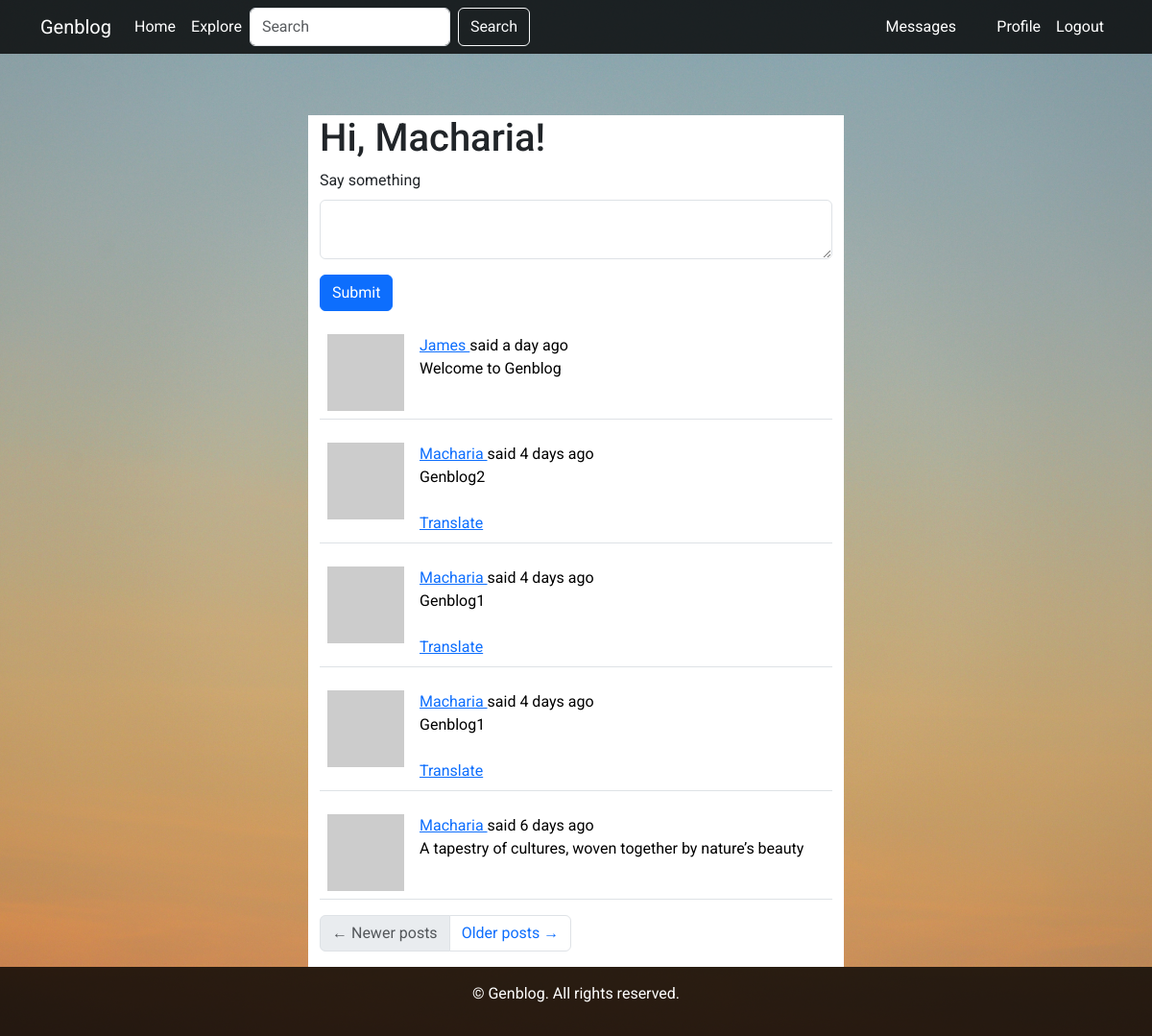
The page /index (signed in) on the database its author committed.
### app/models.py (models this page shows, shortened)
class User(UserMixin, db.Model):
    id: so.Mapped[int] = so.mapped_column(primary_key=True)
    username: so.Mapped[str] = so.mapped_column(
            sa.String(64), index=True, unique=True)
    email: so.Mapped[str] = so.mapped_column(
            sa.String(120), index=True, unique=True)
    password_hash: so.Mapped[Optional[str]] = so.mapped_column(sa.String(256))
    about_me: so.Mapped[Optional[str]] = so.mapped_column(sa.String(140))
    last_seen: so.Mapped[Optional[datetime]] = so.mapped_column(
            default=lambda: datetime.now(timezone.utc))
    last_message_read_time: so.Mapped[Optional[datetime]]
    posts: so.WriteOnlyMapped['Post'] = so.relationship(
            back_populates='author')
    following: so.WriteOnlyMapped['User'] = so.relationship(
        secondary=followers, primaryjoin=(followers.c.follower_id == id),
        secondaryjoin=(followers.c.followed_id == id),
        back_populates='followers')
    followers: so.WriteOnlyMapped['User'] = so.relationship(
        secondary=followers, primaryjoin=(followers.c.followed_id == id),
        secondaryjoin=(followers.c.follower_id == id),
        back_populates='following')
    messages_sent: so.WriteOnlyMapped['Message'] = so.relationship(
        foreign_keys='Message.sender_id', back_populates='author')
    messages_received: so.WriteOnlyMapped['Message'] = so.relationship(
        foreign_keys='Message.recipient_id', back_populates='recipient')
    notifications: so.WriteOnlyMapped[
            'Notification'] = so.relationship(back_populates='user')
    tasks: so.WriteOnlyMapped['Task'] = so.relationship(back_populates='user')
    def avatar(self, size):
        digest = md5(self.email.lower().encode('utf-8')).hexdigest()
        return f'https://www.gravatar.com/avatar/{digest}?d=identicon&s={size}'
    def following_posts(self):
        Author = so.aliased(User)
        Follower = so.aliased(User)
        return (
            sa.select(Post)
            .join(Post.author.of_type(Author))
            .join(Author.followers.of_type(Follower), isouter=True)
            .where(sa.or_(Follower.id == self.id, Author.id == self.id))
            .group_by(Post)
            .order_by(Post.timestamp.desc())
        )
    def unread_message_count(self):
        last_read_time = self.last_message_read_time or datetime(1900, 1, 1)
        query = sa.select(Message).where(Message.recipient == self,
                                         Message.timestamp > last_read_time)
        return db.session.scalar(sa.select(
            sa.func.count()).select_from(query.subquery()))
    def get_tasks_in_progress(self):
        query = self.tasks.select().where(not Task.complete)
        return db.session.scalars(query)

class SearchableMixin:
    @classmethod
    def before_commit(cls, session):
        session._changes = {
            'add': list(session.new),
            'update': list(session.dirty),
            'delete': list(session.deleted)
        }
    @classmethod
    def after_commit(cls, session):
        for obj in session._changes['add']:
            if isinstance(obj, SearchableMixin):
                add_to_index(obj.__tablename__, obj)
        for obj in session._changes['update']:
            if isinstance(obj, SearchableMixin):
                add_to_index(obj.__tablename__, obj)
        for obj in session._changes['delete']:
            if isinstance(obj, SearchableMixin):
                remove_from_index(obj.__tablename__, obj)
        session._changes = None

class Post(SearchableMixin, db.Model):
    __searchable__ = ['body']
    id: so.Mapped[int] = so.mapped_column(primary_key=True)
    body: so.Mapped[str] = so.mapped_column(sa.String(140))
    timestamp: so.Mapped[datetime] = so.mapped_column(
            index=True, default=lambda: datetime.now(timezone.utc))
    user_id: so.Mapped[int] = so.mapped_column(
            sa.ForeignKey(User.id), index=True)
    language: so.Mapped[Optional[str]] = so.mapped_column(sa.String(5))
    author: so.Mapped[User] = so.relationship(back_populates='posts')

### app/main/routes.py (the view, shortened to what this page needs)
@bp.route('/', methods=['GET', 'POST'])
@bp.route('/index', methods=['GET', 'POST'])
@login_required
def index():
    form = PostForm()
    page = request.args.get('page', 1, type=int)
    posts = db.paginate(current_user.following_posts(), page=page,
                        per_page=current_app.config['POSTS_PER_PAGE'],
                        error_out=False)
    next_url = url_for('main.index', page=posts.next_num) \
        if posts.has_next else None
    prev_url = url_for('main.index', page=posts.prev_num) \
        if posts.has_prev else None
    return render_template('index.html', title=_('Home'), form=form,
                           posts=posts.items, next_url=next_url,
                           prev_url=prev_url)

### app/main/forms.py
class SearchForm(FlaskForm):
    q = StringField(_l('Search'), validators=[DataRequired()])
    def __init__(self, *args, **kwargs):
        if 'formdata' not in kwargs:
            kwargs['formdata'] = request.args
        if 'meta' not in kwargs:
            kwargs['meta'] = {'csrf': False}
        super(SearchForm, self).__init__(*args, **kwargs)

class PostForm(FlaskForm):
    post = TextAreaField(_l('Say something'), validators=[
        DataRequired(), Length(min=1, max=140)])
    submit = SubmitField(_l('Submit'))

### app/__init__.py (called while the page is built)
def get_locale():
    return request.accept_languages.best_match(current_app.config['LANGUAGES'])

### app/main/routes.py (called while the page is built)
@bp.before_app_request
def before_request():
    if current_user.is_authenticated:
        current_user.last_seen = datetime.now(timezone.utc)
        db.session.commit()
        g.search_form = SearchForm()
    g.locale = str(get_locale())

### app/models.py (called while the page is built)
@login.user_loader
def load_user(id):
    return db.session.get(User, int(id))

### app/templates/index.html (shortened to what this page needs)
{% extends 'base.html' %}
{% import "bootstrap_wtf.html" as wtf %}
{% block content %}
<div class="container mt-5">
    <div class="row justify-content-center">
        <div class="col-md-6 bg-white">
            <h1>{{ _('Hi, %(username)s!', username=current_user.username) }}</h1>
            {% if form %}
            {{ wtf.quick_form(form) }}
            {% endif %}
            {% for post in posts %}
                {% include '_post.html' %}
            {% endfor %}
            <nav aria-label="Post navigation">
                <ul class="pagination">
                    <li class="page-item{% if not prev_url %} disabled{% endif %}">
                        <a class="page-link" href="{{ prev_url }}">
                            <span aria-hidden="true">&larr;</span> {{ _('Newer posts') }}
                        </a>
                    </li>
                    <li class="page-item{% if not next_url %} disabled{% endif %}">
                        <a class="page-link" href="{{ next_url }}">
                            {{ _('Older posts') }} <span aria-hidden="true">&rarr;</span>
                        </a>
                    </li>
                </ul>
            </nav>
        </div>
    </div>
</div>
{% endblock %}

### app/templates/_post.html (shortened to what this page needs)
<table class="table table-hover">
    <tr>
        <td width="70px">
            {% if post.author %}
                <a href="{{ url_for('main.user', username=post.author.username) }}">
                    <img src="{{ post.author.avatar(70) }}" />
                </a>
            {% else %}
                <img src="default_avatar.png" />
            {% endif %}
        </td>
        <td>
            {% if post.author %}
                {{ _('%(username)s said %(when)s',
                    username=user_link, when=moment(post.timestamp).fromNow()) }}
            {% else %}
                {{ _('Unknown user said %(when)s', when=moment(post.timestamp).fromNow()) }}
            {% endif %}
            <br>
            <span id="post{{ post.id }}">{{ post.body }}</span>
            {% if post.language and post.language != g.locale %}
            <br><br>
            <span id="translation{{ post.id }}">
                <a href="javascript:translate(
                            'post{{ post.id }}',
                            'translation{{ post.id }}',
                            '{{ post.language }}',
                            '{{ g.locale }}');">{{ _('Translate') }}</a>
            </span>
            {% endif %}
        </td>
    </tr>
</table>

### app/templates/base.html (style rules this page uses)
html, body { height: 100%; margin: 0; font-family: 'Roboto', sans-serif; }
body { display: flex; flex-direction: column; background: url('/static/images/background.jpg') no-repeat center center fixed; background-size: cover; }

### rows shown on the page
Post: body "Welcome to Genblog"
Post: body "Genblog2"
Post: body "Genblog1"
Post: body "Genblog1"
Post: body "A tapestry of cultures, woven together by nature’s beauty"

### other values the page prints
{{ field.label(class='form-label') }} "Say something"
